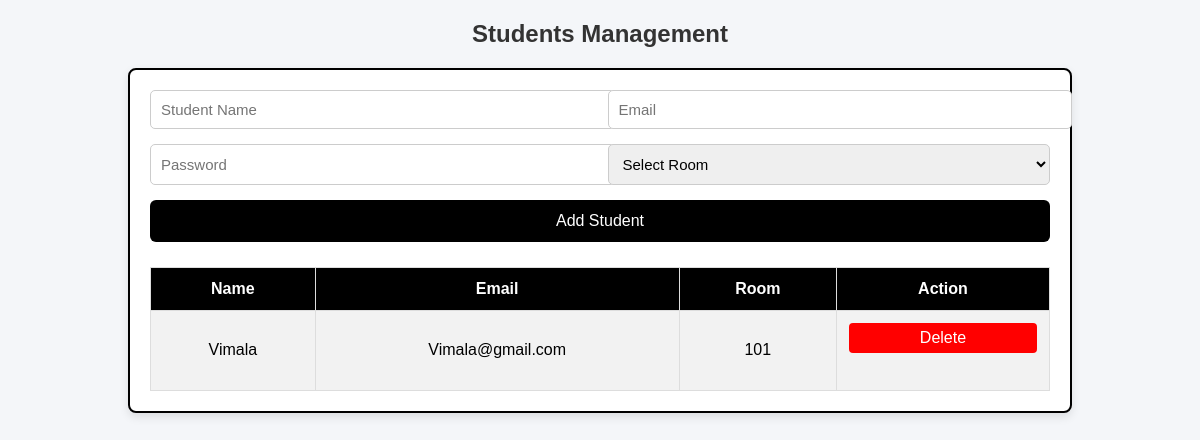
Before: /students (signed in) with the older database file.
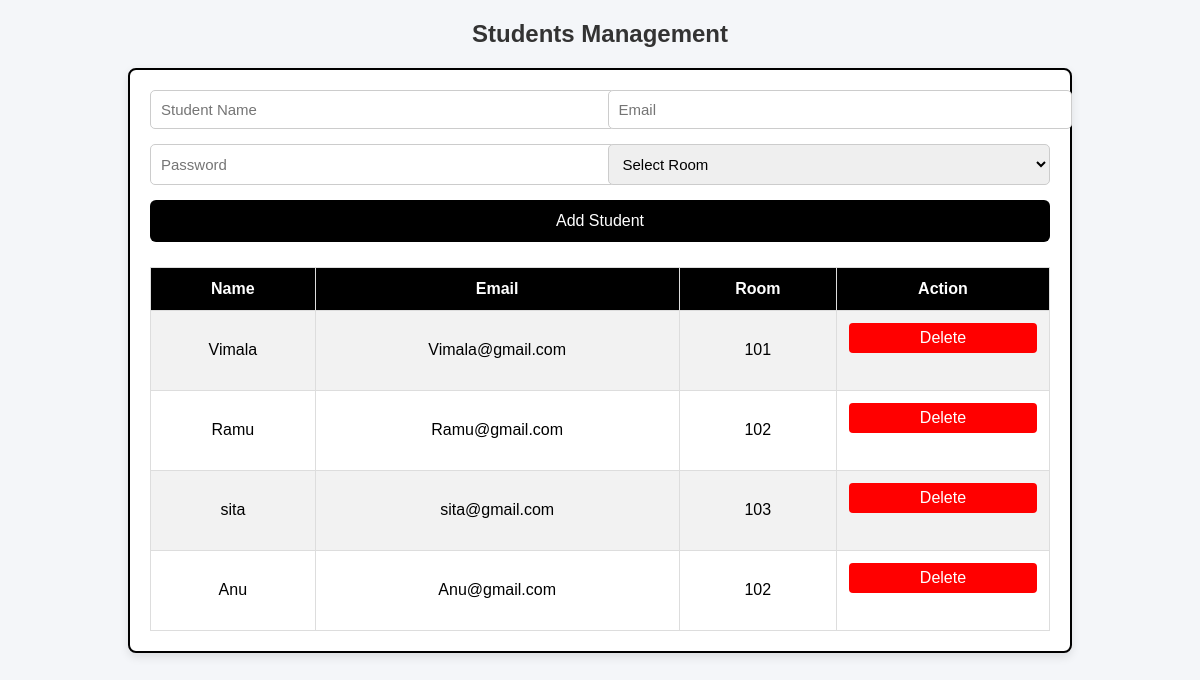
After: the same page with the newer database file.
### tables this page shows
CREATE TABLE students (
        id INTEGER PRIMARY KEY AUTOINCREMENT,
        name TEXT,
        email TEXT UNIQUE,
        password TEXT,
        room_id INTEGER,
        FOREIGN KEY (room_id) REFERENCES rooms(id)
    );

CREATE TABLE rooms (
        id INTEGER PRIMARY KEY AUTOINCREMENT,
        room_no TEXT UNIQUE,
        capacity INTEGER,
        occupied INTEGER DEFAULT 0
    );

### app.py (the view, shortened to what this page needs)
@app.route("/students", methods=["GET", "POST"])
def students():
    if "admin" not in session:
        return redirect("/login")
    con = get_db()
    cur = con.cursor()
    students = cur.execute("""
        SELECT students.id, students.name, students.email, rooms.room_no
        FROM students
        LEFT JOIN rooms ON students.room_id = rooms.id
    """).fetchall()
    rooms = cur.execute("SELECT id, room_no FROM rooms WHERE occupied < capacity").fetchall()
    con.close()
    return render_template("students.html", students=students, rooms=rooms)

### database.py (called while the page is built)
def get_db():
    conn = sqlite3.connect(DB_NAME)
    conn.row_factory = sqlite3.Row
    return conn

### templates/students.html (shortened to what this page needs)
<!DOCTYPE html>
<html>
<head>
</head>
<body>
<h2>Students Management</h2>
<div class="container">
    <form method="post">
        <input type="text" name="name" placeholder="Student Name" required>
        <input type="email" name="email" placeholder="Email" required>
        <input type="text" name="password" placeholder="Password" required>
        <select name="room_id" required>
            <option value="">Select Room</option>
        </select>
        <button type="submit">Add Student</button>
    </form>
    <table>
        <tr>
            <th>Name</th>
            <th>Email</th>
            <th>Room</th>
            <th>Action</th>
        </tr>
        {% for s in students %}
        <tr>
            <td>{{ s[1] }}</td>
            <td>{{ s[2] }}</td>
            <td>{{ s[3] }}</td>
            <td>
                <form action="/delete_student/{{ s[0] }}" method="post"
                      onsubmit="return confirm('Are you sure you want to delete this student?');">
                    <button type="submit" class="delete-btn">Delete</button>
                </form>
            </td>
        </tr>
        {% endfor %}
    </table>
</div>
</body>
</html>

### templates/students.html (style rules this page uses)
body { font-family: Arial, sans-serif; background: #f4f6f9; margin: 0; padding: 0; }
h2 { text-align: center; margin-top: 20px; color: #333; }
.container { width: 90%; max-width: 900px; margin: auto; background: white; padding: 20px; border-radius: 8px; box-shadow: 0 4px 10px rgba(0,0,0,0.1); border: 2px solid black; }
form { display: grid; grid-template-columns: repeat(2, 1fr); gap: 15px; margin-bottom: 25px; }
input, select { padding: 10px; font-size: 15px; border: 1px solid #ccc; border-radius: 5px; width: 100%; }
button { grid-column: span 2; padding: 12px; background: black; color: white; font-size: 16px; border: none; border-radius: 6px; cursor: pointer; }
table { width: 100%; border-collapse: collapse; }
th, td { padding: 12px; border: 1px solid #ddd; text-align: center; }
th { background: black; color: white; }
tr:nth-child(even) { background: #f2f2f2; }
.delete-btn { background: red; color: white; padding: 6px 12px; border: none; border-radius: 4px; cursor: pointer; }

Changed rows visible on the page:
added students: name "Ramu", email "Ramu@gmail.com", room_no "102"
added students: name "sita", email "sita@gmail.com", room_no "103"
added students: name "Anu", email "Anu@gmail.com", room_no "102"
